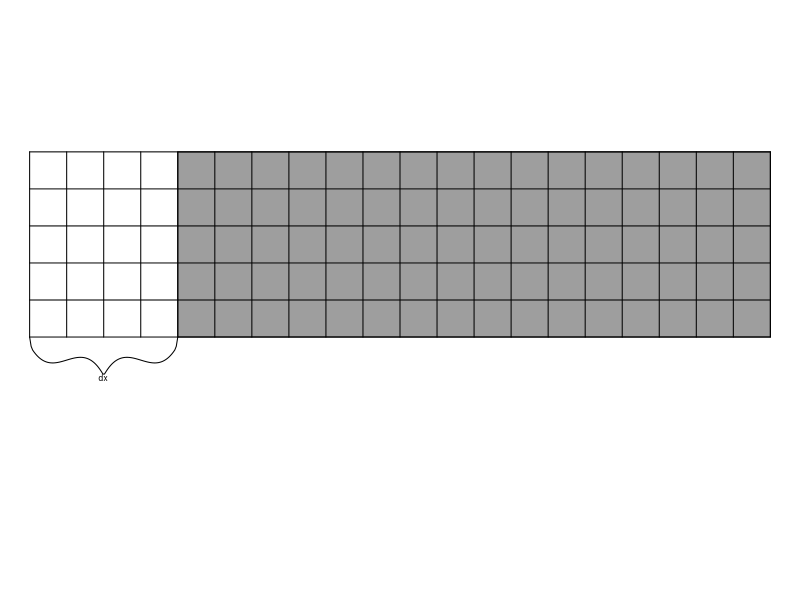
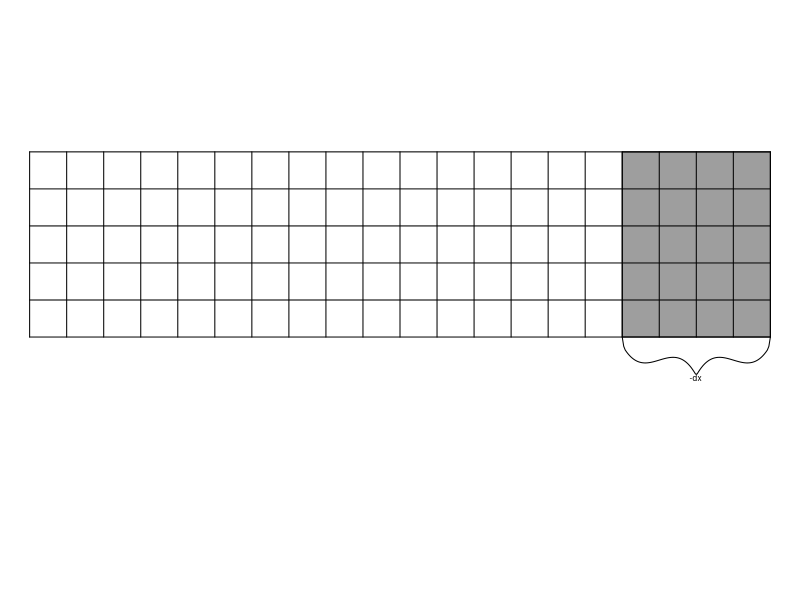
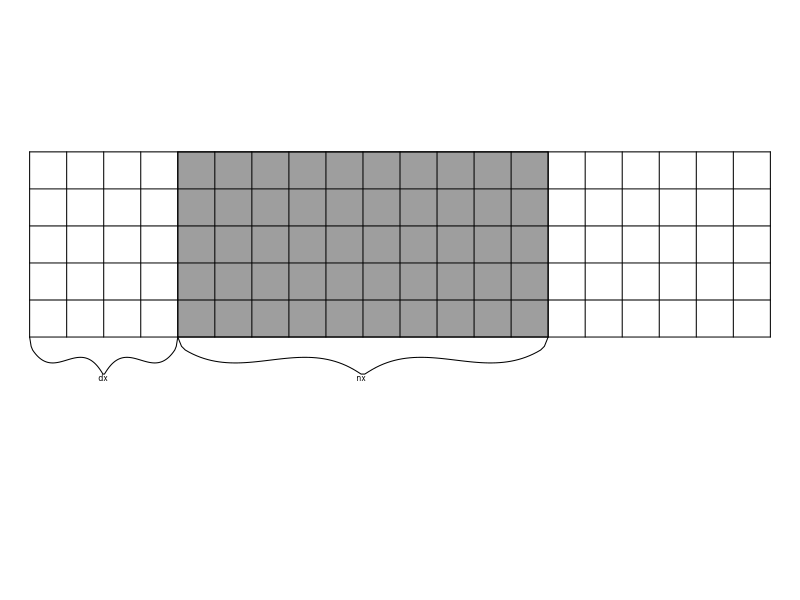
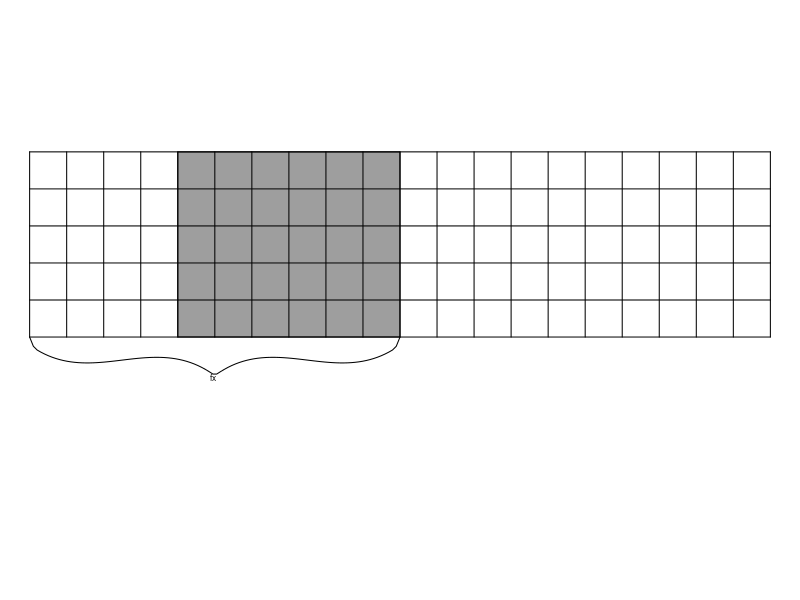

Source code (R) for these figures, in order:
## ---- chunk 1
knitr::opts_chunk$set(echo = TRUE)
## ---- chunk 2
mybox = function(dx=0,fx=n,n=20,m=5) {
  par(mar=c(0,0,0,0))
  plot(NA,xlim=c(0,n),ylim=c(-3,m),bty='n',axes=FALSE,asp=1)
  rect(dx,0,fx,m,col=8)
  segments(0,0:m,n,0:m)
  segments(0:n,0,0:n,m)
}
brace = function(x1,y1,x2,y2,len=1,text,...){
  a=c(1,2,3,48,50)    # set flexion point for spline
  b=c(0,.2,.28,.7,.8) # set depth for spline flexion point
  curve = spline(a, b, n = 50, method = "natural")$y / 0.8
  curve = c(curve,rev(curve))
  i = which.max(curve)
  curve = cbind(seq(0,1,len=length(curve)),curve,1)
  v = c(x2-x1,y2-y1)
  v = rbind(v,c(v[2],-v[1])/sqrt(sum(v**2))*len,c(x1,y1))
  v = curve %*% v
  lines(v,asp=1)
  text(v[i,1],v[i,2],labels = text,...)
}

px = 1
py = 0.3
## ---- chunk 3
mybox(dx=4)
brace(0,0,4,0,text="dx",adj=c(0.5,1),cex=0.5)
## ---- chunk 4
mybox(dx=20-4)
brace(20-4,0,20,0,text="-dx",adj=c(0.5,1),cex=0.5)
## ---- chunk 5
mybox(dx=4,fx=4+10)
brace(4,0,4+10,0,text="nx",adj=c(0.5,1),cex=0.5)
brace(0,0,4,0,text="dx",adj=c(0.5,1),cex=0.5)
## ---- chunk 6
mybox(dx=4,fx=10)
brace(0,0,10,0,text="fx",adj=c(0.5,1),cex=0.5)
